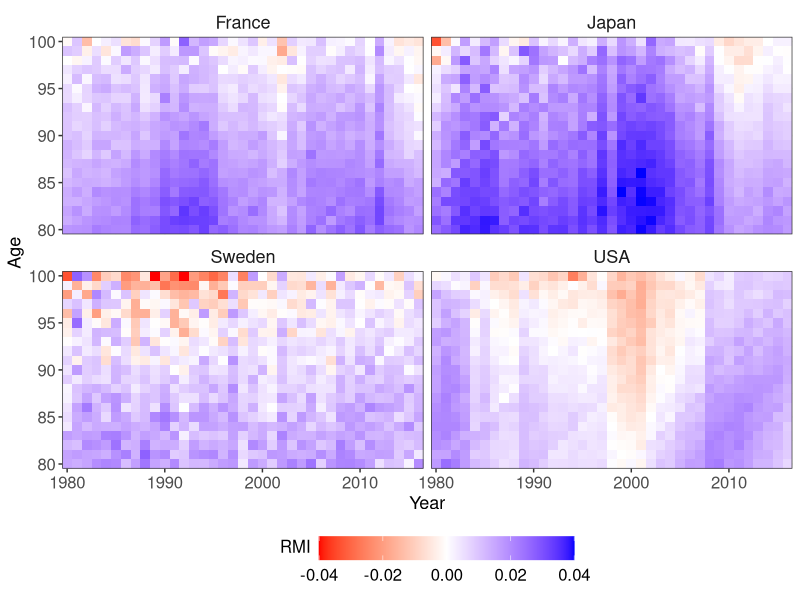
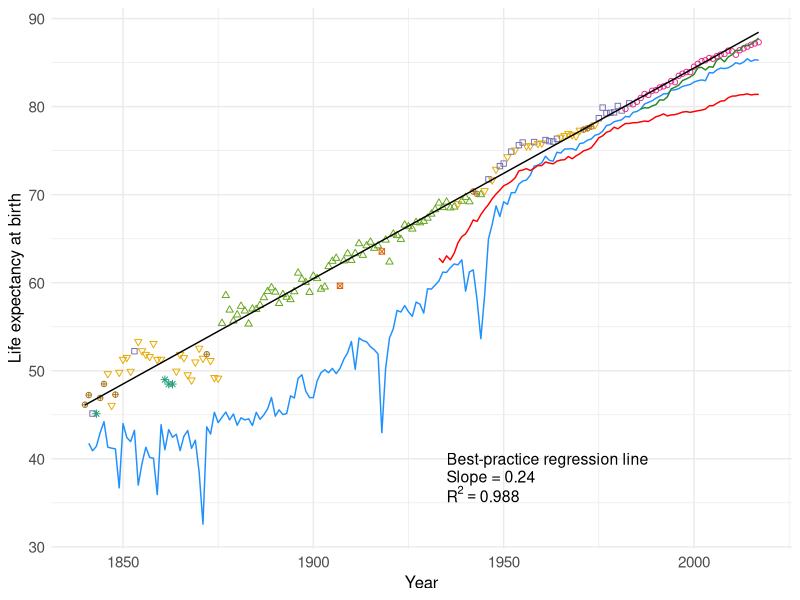
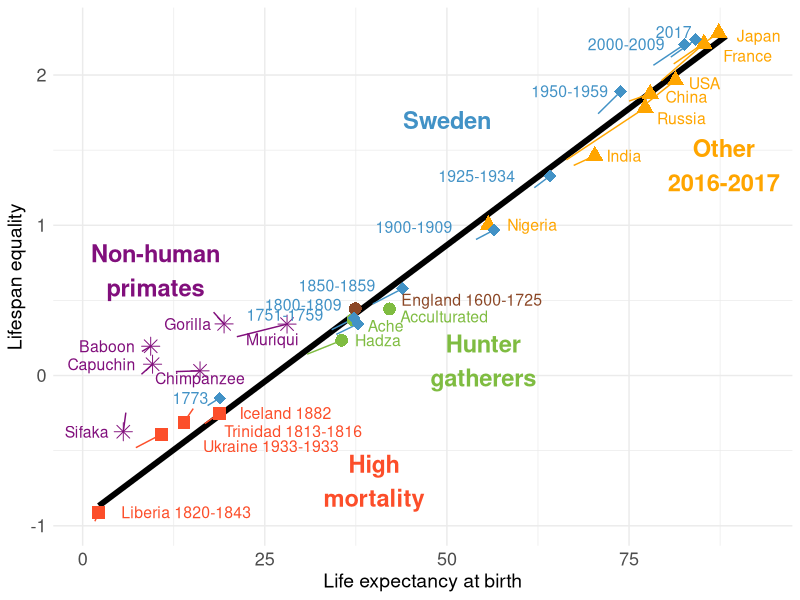
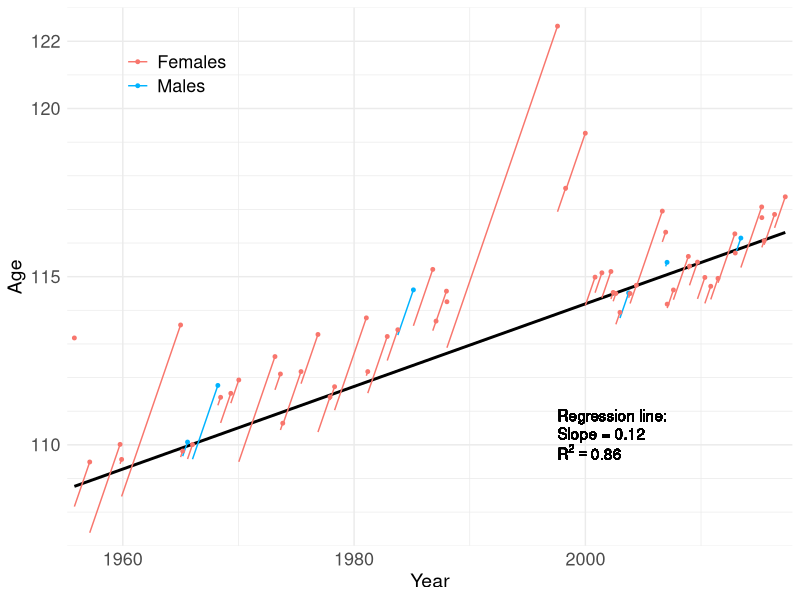
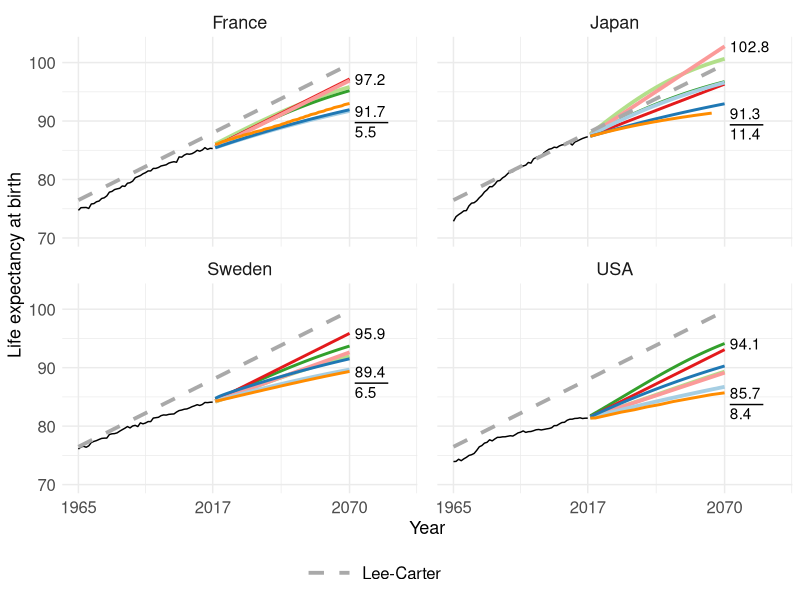

Recreate these plots in R, in order.
#############################################################################
#                                                                           #  
# DEMOGRAPHIC PERSPECTIVES ON THE RISE OF LONGEVITY                         #
# James W. VAUPEL - Francisco VILLAVICENCIO - Marie-Pier BERGERON-BOUCHER   #
#                                                                           #
# Proceedings of the National Academy of Sciences of USA (PNAS)             #
#                                                                           #
#                                                                           #
#                                                              January 2021 #
#############################################################################

# This R code reproduces all the Figures in the published article.
# All the data are available in the 'Data' subfolder and can be read with this R code.


###########################################################
### PACKAGES                                            ###  
###########################################################

# install.packages('ggplot2')
library(ggplot2)
# install.packages('RColorBrewer')
library(RColorBrewer)
# install.packages('tidyverse')
library(tidyverse)
# install.packages('lubridate')
library(lubridate)


###########################################################
### FIGURE 1. RATES OF MORTALITY IMPROVEMENT (RMI)      ###  
###########################################################

# The data for this figure comes from the Human Mortality Database.
# The code and figure were created by Marie-Pier Bergeron-Boucher.

# Clear workspace
rm(list = ls())

# Data
dtaRMI <- read.csv('Data/Fig1-RMI.csv')
head(dtaRMI) 

# The Rates of Mortality Improvement (RMI) are calculated for all ages,
#   but ploted for ages 80 to 100 only.
dtaP <- dtaRMI[dtaRMI$Age %in% c(80:100) & dtaRMI$Year > 1979, ]

# Plot
ggplot(dtaP, aes(x = Year, y = Age)) +
  geom_tile(aes(fill = RMI)) +
  scale_fill_gradient2(low = "red", high = "blue", mid="white") +
  facet_wrap(~Country) +
  scale_x_continuous(expand = c(0, 0)) +
  scale_y_continuous(expand = c(0, 0)) +
  theme_bw() +
  theme(strip.background = element_blank(),
        strip.text = element_text(size = 13),
        axis.text = element_text(size = 12),
        axis.title = element_text(size = 13),
        legend.title = element_text(size = 12, vjust = 0.9),
        legend.text = element_text(size = 12),
        legend.text.align = 0.5, 
        legend.position = "bottom",
        legend.key.width = unit(1.3, "cm"))

# Save figure in output files
# ggsave("Figures/Figure1_RMI.pdf", height = 7, width = 7)
# ggsave("Figures/Figure1_RMI.png", height = 7, width = 7)


###########################################################
### FIGURE 2. BEST-PRACTICE LIFE EXPECTANCY             ###  
###########################################################

# This figure is an adaptation of the original figure by Oeppen and Vaupel (2002) 
#   published in Science, using the most recent data of the Human Mortality Database.
# The code and figure were created by Marie-Pier Bergeron-Boucher and 
#   Francisco Villavicencio, with support from Jim Oeppen.

# Clear workspace
rm(list = ls())

# Data on best practice life expectancy
bestPractice <- read.table("Data/bestPracticeFullNames.txt", header = T)
head(bestPractice)
tail(bestPractice)

# Best practice regression line
fit <- lm(as.numeric(bestPractice$e0f) ~ as.numeric(bestPractice$Year))
r2 <- round(summary(fit)$r.squared, 3)
r2
BPfit <- data.frame(Year = bestPractice$Year,
                    e0 = predict(fit),
                    Country = "Best-practice linear trend")

# Data on France
e0FRA <- read.table("Data/e0FRA.txt", skip = 2, header = T)
e0FRA <- e0FRA[e0FRA$Year > 1840, ]
e0FRA$Country <- "French females"

# Data on USA
e0USA <- read.table("Data/e0USA.txt", skip = 2, header = T)
e0USA$Country <- "US females"

# Data on Hong Kong
e0HK <- read.table("Data/e0HK.txt", skip = 2, header = T)
e0HK$Country <- "Hong Kong females"

# Color palette
mycol <- brewer.pal(7, "Dark2")[c(2, 1, 3:7)]

# Plot
ggplot() +
  geom_point(data = bestPractice, aes(x = Year, y = e0f, 
                                      shape = Country, color = Country, linetype = Country)) +
  geom_line(data = e0FRA, aes(x = Year, y = Female,  
                              shape = Country, color = Country, linetype = Country)) +
  geom_line(data = e0USA, aes(x = Year, y = Female,  
                              shape = Country, color = Country, linetype = Country)) +
  geom_line(data = e0HK, aes(x = Year, y = Female,  
                             shape = Country, color = Country, linetype = Country)) +
  geom_line(data = BPfit, aes(x = Year, y = e0,
                              shape = Country, color = Country, linetype = Country)) +
  geom_text(aes(x = 1935, y = 40, label = "Best-practice regression line"), 
            hjust = 0, size = 4) +
  geom_text(aes(x = 1935, y = 38,label = paste("Slope =", round(fit$coefficients[2], 2))),
            hjust = 0, size = 4) +
  geom_text(aes(x = 1935, y = 36, label = "R^2==0.988"),
            parse = T, hjust = 0, size = 4) +
  scale_shape_manual(values = c(7, NA, 8, NA, NA, 0, 1, 2, 6, 10, NA), 
                     name = "", breaks = levels(bestPractice$Country)) +
  scale_linetype_manual(values = c(NA, 1, NA, 1, 1, NA, NA, NA, NA, NA, 1), 
                        name = "", breaks = levels(bestPractice$Country)) +
  scale_color_manual(values = c(mycol[1], "black", mycol[2], "dodgerblue", "forestgreen",
                                mycol[3:7], "red"), 
                     name = "", breaks = levels(bestPractice$Country)) +
  ylab("Life expectancy at birth") +
  theme_minimal() +
  theme(strip.background = element_blank(),
        strip.text = element_text(size = 12),
        axis.text = element_text(size = 11),
        axis.title = element_text(size = 12),
        legend.title = element_text(size = 11, vjust = 0.9),
        legend.text = element_text(size = 11),
        legend.position = c(.22, .8))

# Save figure in output files
# ggsave("Figures/Figure2_BestPractice.pdf", height = 6, width = 6)
# ggsave("Figures/Figure2_BestPractice.png", height = 6, width = 6)


###########################################################
### FIGURE 3. LIFE EXPECTANCY VS LIFE SPAN EQUALITY     ###  
###########################################################

# The figure is an adaptation of the original figure by Colchero et al. (2016)
#   published in PNAS, using the most recent data.
# The data and R code were provided by Fernando Colchero and updated by
#   Marie-Pier Bergeron-Boucher and Francisco Villavicencio.

# Clear workspace
rm(list = ls())

# Load data
taball <- read.csv('Data/Fig3-Data.csv')

# Plotting settings
inch <- 0.0393701
wdt <- c(89, 183, 247) * inch
wdt <- c(3.42, 4.5, 7)

# Linear regression
x <- taball$e0.f[as.character(taball$Species) == "Human"]
y <- taball$s0.f[as.character(taball$Species) == "Human"]
l1 <- lm(y ~ x)$coefficients
x1 <- range(x) + c(0, 1)
y1 <- x1 * l1[2] + l1[1]

# Define color category
taball$Type <- "Other 2013"
taball$Type[taball$Country == "Sweden"] <- "Sweden"
taball$Type[taball$Species != "Human"] <- "Non-human primates"
taball$Type[taball$Country %in% c("Iceland", "Trinidad", "Ukraine", "Liberia")] <- "High mortality"
taball$Type[taball$Country %in% c("Hadza", "Ache", "Acculturated")] <- "Hunter gatherers"
taball$Type[taball$Country == "England"] <- "England"

# Define labels
taball$label <- as.character(taball$Country)
taball$label[taball$Country == "Sweden"] <- as.character(taball$Period[taball$Country == "Sweden"])
taball$label[taball$Type == "Non-human primates"] <- as.character(taball$Species[taball$Type == "Non-human primates"])
taball$label[taball$Type == "High mortality"] <- paste(as.character(taball$Country[taball$Type == "High mortality"]), 
                                                       as.character(taball$Period[taball$Type == "High mortality"]))
taball$label[taball$label == "1773-1773"] <- "1773"
taball$label[taball$label == "England"] <- paste(as.character(taball$Country[taball$Country == "England"]), 
                                                 as.character(taball$Period[taball$Country == "England"]))
taball$label[taball$label == "Iceland 1882-1882"] <- "Iceland 1882"

# Label position
taball2 <- taball[order(taball$Type), ]
taball2$textx <- taball2$e0.f + c(
  16,
  15, 15, 12, 9,
  5, 4.5, 7.5,
  -5, -2, -7, -6, 0, -5,
  4, 6, 5, 4, 5.5, 5,  6, 
  -10, -7, -9, -11, -7, -8, -4, -10, -3
)
taball2$texty <- taball2$s0.f + c(
  0.06,
  -0.06,-0.08, 0, 0,
  0,-0.04, -0.05,
  0,-0.1, 0, 0,-0.05, 0,
  0, 0, -0.07, -0.02, -0.02,-0.02,-0.08,
  0.06,0.09,0.02,0.02,0,0,0,0, 0.05
)

# Color palette
mycol<-c("sienna4", "#FC4E2A", "#7FBC41", "#810F7C", "orange", "#4292C6")

#Plot
ggplot() +
  geom_line(aes(x = x1, y = y1), col = "black", size = 2) +
  geom_segment(data = taball2, aes(x = e0.m, xend = e0.f, y = s0.m, yend = s0.f, color = Type)) +
  geom_point(data = taball2, aes(x = e0.f, y = s0.f, color = Type, shape = Type), size = 4) +
  geom_text(data  =  taball2, aes(x  =  textx, y  =  texty, label  =  label, color  =  Type), size  =  4) +
  geom_text(aes(x = 40, y = -0.7, label = "High\nmortality"), size = 6, col = mycol[2], fontface = "bold") +
  geom_text(aes(x = 55, y = 0.1, label = "Hunter\ngatherers"), size = 6, col = mycol[3], fontface = "bold") +
  geom_text(aes(x = 10, y = 0.7, label = "Non-human\nprimates"), size = 6, col = mycol[4], fontface = "bold") +
  geom_text(aes(x = 88, y = 1.4, label = "Other\n2016-2017"), size = 6, col = mycol[5], fontface = "bold") +
  geom_text(aes(x = 50, y = 1.7, label = "Sweden"), size = 6, col = mycol[6], fontface = "bold") +
  scale_shape_manual(values =  c(16, 15, 16, 8, 17, 18)) +
  scale_color_manual(values = mycol) +
  ylab("Lifespan equality") +
  xlab("Life expectancy at birth") +
  theme_minimal() +
  theme(strip.background = element_blank(),
        strip.text = element_text(size = 14),
        axis.text = element_text(size = 13),
        axis.title = element_text(size = 14),
        legend.title = element_text(size = 13, vjust = 0.9),
        legend.text = element_text(size = 13),
        legend.position = "none")

# Save figure in output files
# ggsave("Figures/Figure3_LifespanIneqalities.pdf", height = 7, width = 7)
# ggsave("Figures/Figure3_LifespanIneqalities.png", height = 7, width = 7)


###########################################################
### FIGURE 4. AGE OF WORLD'S OLDEST PERSON              ###  
###########################################################

# The figure is an adaptation of a figure by Jonas Schoeley, 
#   inspired by a graph by Robert D. Young.
# Data extracted from the Gerontology Research Group website.
# The data and R code were provided by Jonas Schoeley and updated by
#   Marie-Pier Bergeron-Boucher and Francisco Villavicencio.

# Clear workspace
rm(list = ls())

# Data: Oldest living by year
old <-read_csv('Data/Fig4-grg_oldest_living_person_by_year.csv') %>%
  mutate(date_of_accession = dob +
         years(age_at_accession_y) +
         days(age_at_accession_d))

# Scale
verScale <- 365.25

# Plot
old %>%
  ggplot() +
  geom_smooth(method = "lm", se = FALSE, size = 1, color = "black",
              aes(x = date_of_accession,
                  y = age_at_accession_y*verScale + age_at_accession_d)) +
  geom_segment(aes(
    x = date_of_accession, xend = dod,
    y = age_at_accession_y*verScale + age_at_accession_d,
    yend = age_at_death_y*verScale + age_at_death_d, color = sex)
  ) +
  geom_point(aes(
    x = dod, y = age_at_death_y*verScale + age_at_death_d, color = sex), size = 1
  ) +
  geom_text(aes(x = date_of_accession[30], 
                y = 40500, 
                label = "Regression line:"), 
            hjust = 0) +
  geom_text(aes(x = date_of_accession[30], 
                y = 40300, label = "Slope = 0.12"),
            hjust = 0) +
  geom_text(aes(x = date_of_accession[30], 
                y = 40100, label = "R^2==0.860"), 
            parse = T, hjust = 0) +
  scale_y_continuous("Age", breaks = c(seq(110, 120, 5), 122)*verScale,
                     limits = c(107, 123)*verScale,
                     minor_breaks = seq(105, 125, 1)*verScale,
                     labels = function (x) x %/% verScale,
                     expand = c(0,0)) +
  scale_x_date(expand = c(0.01, 0.01)) +
  xlab("Year") +
  scale_color_manual(values = c("#F8766D" ,"#00B3FF"), name="",
                     labels = c("Females", "Males")) +
  theme_minimal() +
  theme(strip.background = element_blank(),
        strip.text = element_text(size = 14),
        axis.text = element_text(size = 13),
        axis.title = element_text(size = 14),
        legend.title = element_text(size = 13, vjust = 0.9),
        legend.text = element_text(size = 13),
        legend.position = c(.15, .9))

# Save figure in output files
# ggsave("Figures/Figure4_OldestLiving.pdf", height = 5.5, width = 7)
# ggsave("Figures/Figure4_OldestLiving.png", height = 5.5, width = 7)

# Linear regression on the age of accession 
old <-
  old %>%
  mutate(date_of_accession_centered_y = (date_of_accession - min(date_of_accession, na.rm = TRUE)) / verScale,
         age_at_accession_centered_y = (age_at_accession_y*verScale + age_at_accession_d) / verScale)
model_fit <- lm(data = old, formula = age_at_accession_centered_y ~ date_of_accession_centered_y)

# Mean annual increase of accession age
coef(model_fit)[2]
# R-squared
round(summary(model_fit)$r.squared, 3)


###########################################################
### FIGURE 5: FORECASTS FOR FEMALES                     ###  
###########################################################

# The forecast are calculated using data from the Human Mortality Database.
# The official national forecast data were extracted from National Statistical Offices
#   (see references in the main manuscript).
# The code and figure were created by Marie-Pier Bergeron-Boucher.

# Clear workspace
rm(list = ls())

# Forecast data
dtaP <- read.csv('Data/Fig5-dtaP.csv')
head(dtaP) 

# Observed data
dtaObs <- read.csv('Data/Fig5-dtaObs.csv')
head(dtaObs)

# Best-practice data
dtaBP <- read.csv('Data/Fig5-dtaBP.csv')
head(dtaBP)

# Data for text 
dta_short <- dtaP[dtaP$Year == 2070, !(colnames(dtaP) %in% c("Model", "Year"))]
dta_short[is.na(dta_short)] <- dtaP$exF[dtaP$Year == 2065 & 
                                          dtaP$Country == "Japan" & dtaP$Model == "Official"]
dtaText <- dta_short %>%
  group_by(Country) %>%
  summarise(Max = max(exF),
            Min = min(exF),
            Diff = max(exF) - min(exF))

# Parameters
mycol <- brewer.pal(7, "Paired")
mylty <- rep(c(1, 4), 4)
legend_ord <- levels(dtaP$Model)
modelLabels <- c("Lee-Carter", 
                 "Li-Lee",
                 "CoDA", 
                 "CoDA-coherent",
                 expression(e[o]*" extrapolation"),
                 "Double-gap",
                 "Official",
                 "Best-practice")

# Plot
ggplot() +
  geom_line(data = dtaObs, aes(x = Year, y = exF, group = Country)) +
  geom_line(data = dtaP, aes(x = Year, y = exF, group = Model, color = Model, 
                             linetype = Model, size=Model)) +
  geom_line(data = dtaBP, aes(x = Year, y = ex, linetype = "BP", color = "BP", size = "BP")) +
  geom_text(data = dtaText, aes(x = 2072, y = Max, label = paste(round(Max, 1))), hjust = 0) +
  geom_text(data = dtaText, aes(x = 2072, y = Min, label = paste(round(Min, 1))), hjust = 0) +
  geom_text(data = dtaText, aes(x = 2072, y = Min-3.5, label = paste(round(Diff, 1))), hjust = 0) +
  geom_segment(data = dtaText, aes(x = 2072, xend = 2085, y = Min-2, yend = Min-2)) +
  facet_wrap(~ Country) +
  ylab("Life expectancy at birth") +
  scale_color_manual(name = "", 
                     values = c(BP = "darkgrey", 
                                "Lee-Carter" = mycol[1],
                                "Li-Lee" = mycol[2],
                                "CoDA" = mycol[3], 
                                "CoDA-Coherent" = mycol[4],
                                "e(0) extrapolation" = mycol[5],
                                "Double-Gap" = mycol[6],
                                "Official" = "darkorange"),
                     breaks = c(legend_ord, "BP"),
                     labels = modelLabels) +
  scale_linetype_manual(name = "", 
                        values = c(BP = 2, 
                                   "Lee-Carter" = 1,
                                   "Li-Lee" = 1,
                                   "CoDA" = 1,
                                   "CoDA-Coherent" = 1,
                                   "e(0) extrapolation" = 1,
                                   "Double-Gap" = 1,
                                   "Official" = 1),
                        breaks = c(legend_ord, "BP"),
                        labels = modelLabels) +
  scale_size_manual(name = "", 
                    values = c(BP = 1.3, 
                               "Lee-Carter" = 1.3,
                               "Li-Lee" = 1,
                               "CoDA" = 1.3,
                               "CoDA-Coherent" = 1,
                               "e(0) extrapolation" = 1.3,
                               "Double-Gap" = 1,
                               "Official" = 1),
                    breaks = c(legend_ord, "BP"),
                    labels = modelLabels) +
  scale_x_continuous(breaks = c(1965, 2017, 2070),
                     limits = c(1965, 2090)) +
  theme_minimal() +
  theme(strip.background = element_blank(),
        strip.text = element_text(size = 13),
        axis.text = element_text(size = 12),
        axis.title = element_text(size = 13),
        legend.title = element_text(size = 12, vjust = 0.9),
        legend.text = element_text(size = 12),
        legend.text.align = 0, 
        legend.position = "bottom",
        legend.key.width = unit(1.3,"cm"),
        panel.spacing.x = unit(1, "lines")) +
  guides(col = guide_legend(ncol = 3))

# Save figure in output files
# ggsave("Figures/Figure5_Forecast.pdf", height = 7, width = 6)
# ggsave("Figures/Figure5_Forecast.png", height = 7, width = 6)
